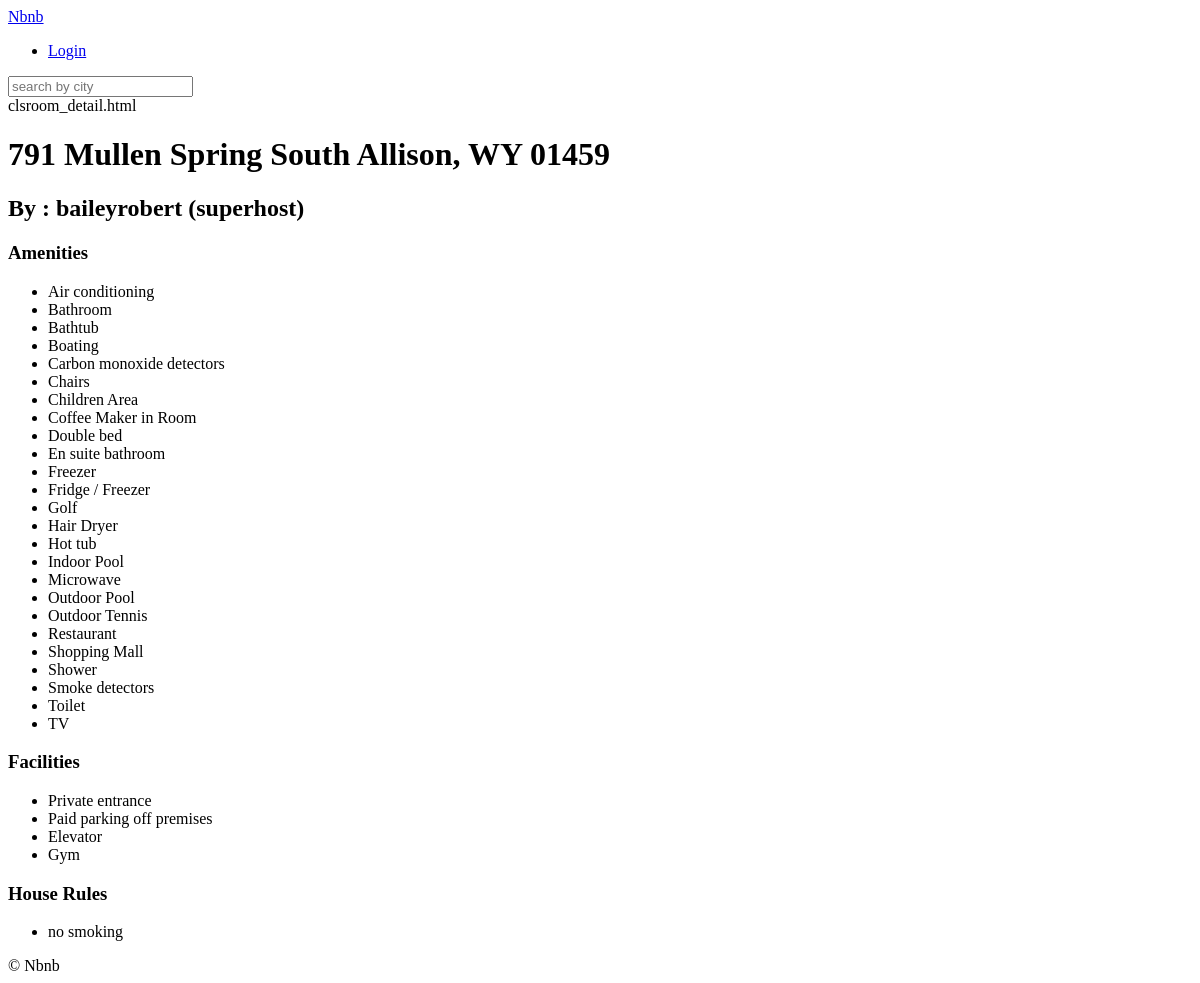
Page /rooms/273 on the earlier database version.
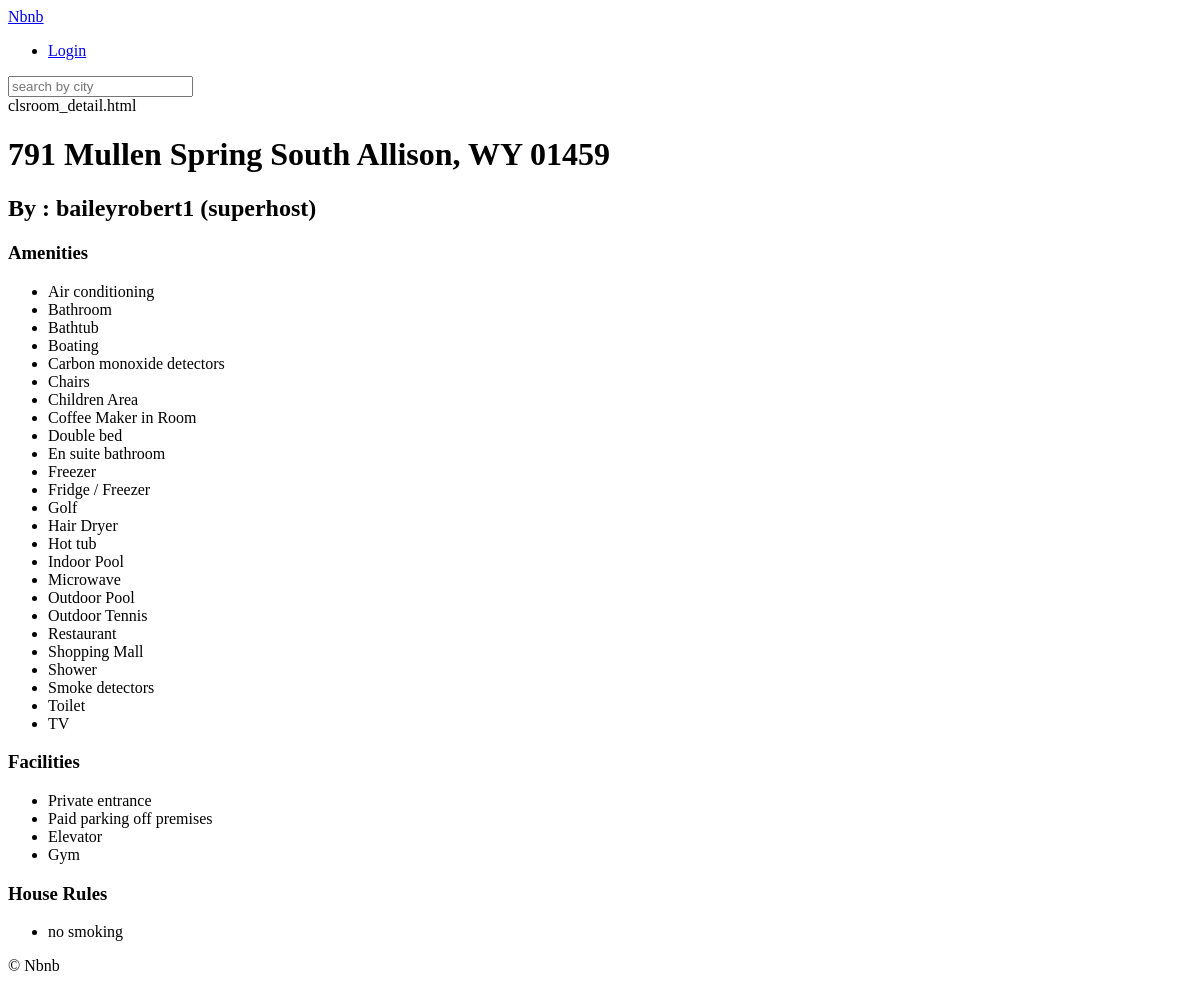
Same page on the later database version.
### appRooms/models.py (models this page shows, shortened)
class clsRoom(core_models.TimeStampedModel):
    varName = models.CharField(null=True, blank=True, max_length=140)
    varDescription = models.TextField(null=True, blank=True)
    varCountry = CountryField(null=True, blank=True)
    varCity = models.CharField(max_length=80, null=True, blank=True)
    varPrice = models.IntegerField(default=0)
    varAddress = models.CharField(max_length=140, null=True, blank=True)
    varGuests = models.IntegerField(default=0)
    varBeds = models.IntegerField(default=0)
    varBedrooms = models.IntegerField(default=0)
    varBaths = models.IntegerField(default=0)
    varCheck_in = models.TimeField(null=True)
    varCheck_out = models.TimeField(null=True)
    varInstant_book = models.BooleanField(default=False)
    varHost = models.ForeignKey(
        "appUsers.clsUser", related_name="relRooms", null=True, on_delete=models.CASCADE
    )
    varRoom_type = models.ForeignKey(
        "clsRoomType",
        related_name="relRooms",
        on_delete=models.SET_NULL,
        null=True,
        blank=True,
    )
    varAmenities = models.ManyToManyField(
        "clsAmenity", related_name="relRooms", blank=True
    )
    varFacilities = models.ManyToManyField(
        "clsFacility", related_name="relRooms", blank=True
    )
    varHouse_rules = models.ManyToManyField(
        "clsHouseRule", related_name="relRooms", blank=True
    )
    def save(self, *args, **kwargs):
        self.varCity = str.capitalize(self.varCity)
        super().save(*args, **kwargs)  # call the real save() method
    """
    #   저장하려는 데이타 값들을 확인하고 저장할 수 있다
    def save_model(self, request, obj, form, change):
        print(obj, form, change)

        #   원래 호출하려던 장고 내장함수를 호출해서 save 를 진행한다
        super().save(*args, **kwargs)
    """

class clsAbstractItem(core_models.TimeStampedModel):
    varName = models.CharField(max_length=80)
    class Meta:
        abstract = True
    def __str__(self):
        return self.varName

class clsAmenity(clsAbstractItem):
    class Meta:
        verbose_name_plural = "Amenities"

class clsFacility(clsAbstractItem):
    class Meta:
        verbose_name_plural = "Facilities"

class clsHouseRule(clsAbstractItem):
    class Meta:
        verbose_name = "House Rule"

### appUsers/models.py (models this page shows)
class clsUser(AbstractUser):
    GENDER_MALE = "male"
    GENDER_FEMALE = "female"
    GENDER_OTHER = "other"
    GENDER_CHOICES = (
        (GENDER_MALE, "male"),
        (GENDER_FEMALE, "female"),
        (GENDER_OTHER, "other"),
    )
    LANGUAGE_KOREAN = "kor"
    LANGUAGE_ENGLISH = "eng"
    LANGUAGE_OTHER = "other"
    LANGUAGE_CHOICES = (
        (LANGUAGE_KOREAN, "korean"),
        (LANGUAGE_ENGLISH, "english"),
        (LANGUAGE_OTHER, "other"),
    )
    CURRENCY_USD = "usd"
    CURRENCY_KRW = "krw"
    CURRENCY_OTHER = "other"
    CURRENCY_CHOICES = (
        (CURRENCY_USD, "dollar"),
        (CURRENCY_KRW, "won"),
        (CURRENCY_OTHER, "other"),
    )
    varGender = models.CharField(
        choices=GENDER_CHOICES,
        default=GENDER_MALE,
        max_length=10,
        null=True,
        blank=True,
    )
    varLanguage = models.CharField(
        choices=LANGUAGE_CHOICES,
        default=LANGUAGE_KOREAN,
        max_length=10,
        null=True,
        blank=True,
    )
    varCurrency = models.CharField(
        choices=CURRENCY_CHOICES,
        default=CURRENCY_KRW,
        max_length=10,
        null=True,
        blank=True,
    )
    varAvatar = models.ImageField(null=True, blank=True, upload_to="avatars")
    varBio = models.TextField(default="", blank=True)
    varBirthdate = models.DateTimeField(null=True, blank=True)
    varSuperhost = models.BooleanField(default=False)

### appRooms/views.py (the view)
# urls.py: path("<int:pk>", views.clsHomeDetail.as_view(), name="detail"),  #   함수기반
class clsHomeDetail(DetailView):
    model = models.clsRoom

### templates/appRooms/clsroom_detail.html (shortened to what this page needs)
{% extends "base.html" %}
{% block content %}
    clsroom_detail.html<br/>
    <div>
        <h1>{{object.varName}}</h1>
    </div>
    <div>
        <h2>By : {{object.varHost.username}}
        {% if object.varHost.varSuperhost %}
            (superhost)
        {% endif %}
        </h2>
        <h3>Amenities</h3>
        <ul>
            {% for a in object.varAmenities.all %}
                <li>{{a}}</li>
            {% endfor %}
        </ul>
        <h3>Facilities</h3>
        <ul>
            {% for a in object.varFacilities.all %}
                <li>{{a}}</li>
            {% endfor %}
        </ul>
        <h3>House Rules</h3>
        <ul>
            {% for a in object.varHouse_rules.all  %}
                <li>{{a}}</li>
            {% endfor %}
        </ul>
    </div>
{% endblock content %}

### templates/base.html (shortened to what this page needs)
<!DOCTYPE html>
<html lang="en">
<head>
</head>
<body>
    {% include "partials/header.html" %}
    {% block content %}{% endblock %}
    {% include "partials/footer.html" %}
</body>
</html>

### templates/partials/header.html
<header>
    <a href='{% url "appCore:home"  %}'">Nbnb</a>
    <ul>
        <li><a href="#">Login</a></li>
    </ul>
    <form action="{%    url 'appRooms:search'    %}" method="get">
        <input name="txtCity" id="txtCity" placeholder="search by city" />
    </form>
</header>

### templates/partials/footer.html
<footer>
    &copy; Nbnb
</footer>

Differences in the rows shown:
changed through a linked row, clsRoom "791 Mullen Spring South Allison, WY 01459": varHost.username "baileyrobert" → "baileyrobert1"
